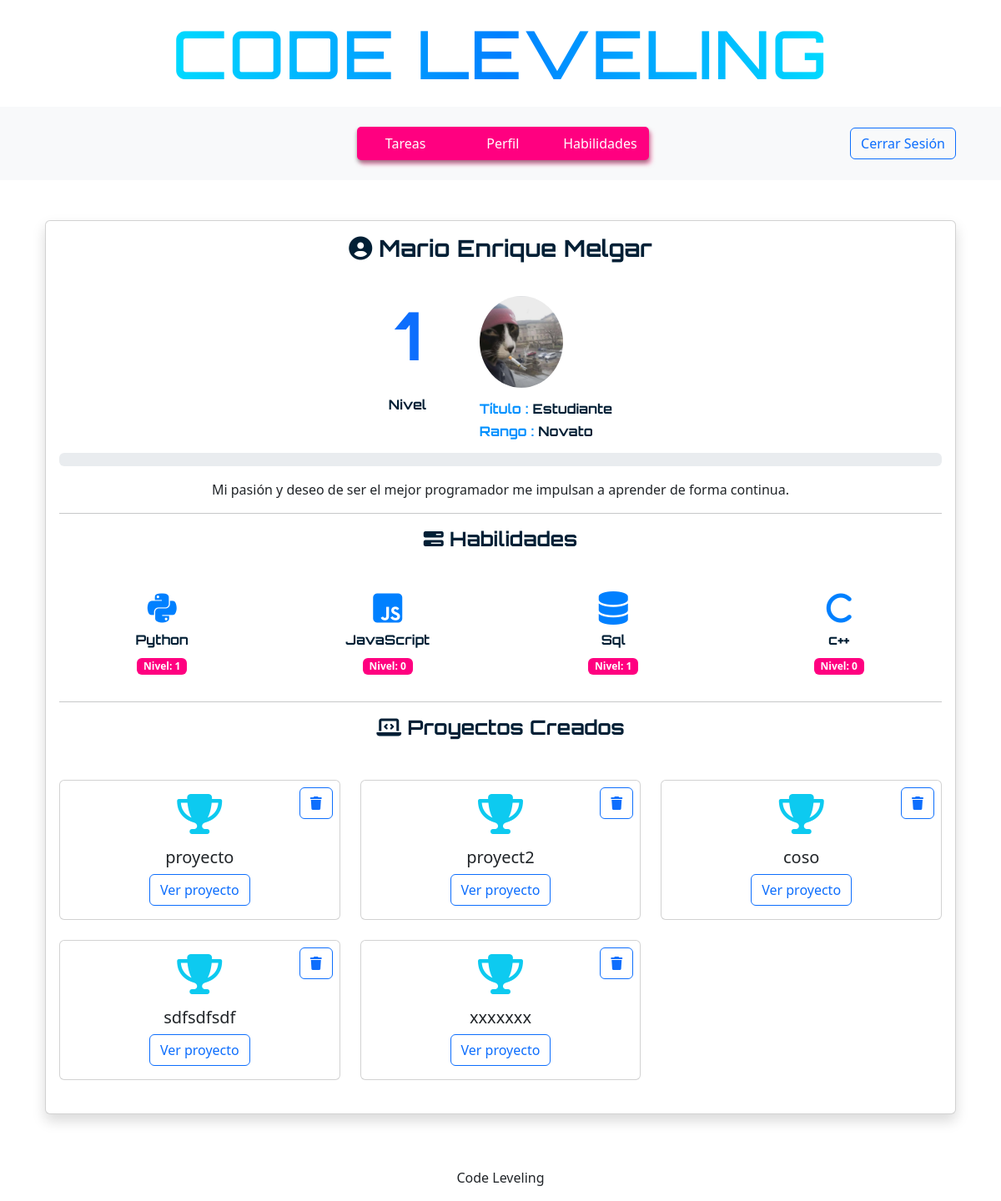
Before: / (signed in) with the older database file.
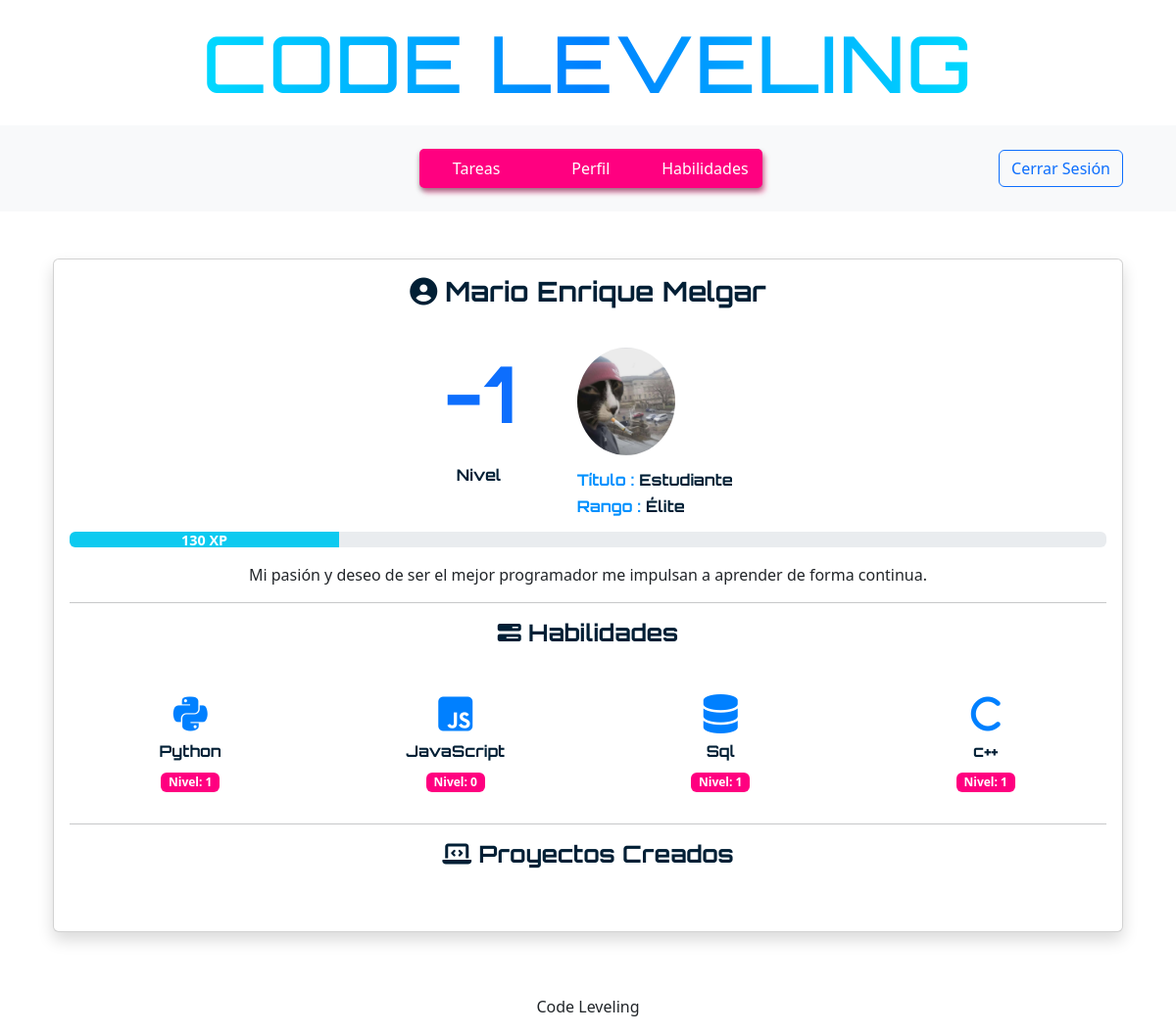
After: the same page with the newer database file.
### tables this page shows
CREATE TABLE users (
id INTEGER PRIMARY KEY AUTOINCREMENT,
username TEXT NOT NULL,
hash TEXT NOT NULL,
level INTEGER NOT NULL DEFAULT 0, name TEXT NOT NULL DEFAULT "nobody", photo TEXT, description TEXT, xp INTEGER DEFAULT 0, xp_max INTEGER DEFAULT 100);

CREATE TABLE users_skills (
id INTEGER PRIMARY KEY AUTOINCREMENT,
user_id INTEGER NOT NULL,
skill_id INTEGER NOT NULL,
level INTEGER DEFAULT 0,
xp INTEGER DEFAULT 0,
xp_max INTEGER DEFAULT 100,
FOREIGN KEY (user_id) REFERENCES users(id),
FOREIGN KEY (skill_id) REFERENCES skills(id),
UNIQUE (user_id, skill_id)
);

CREATE TABLE skills (
id INTEGER PRIMARY KEY AUTOINCREMENT,
name TEXT NOT NULL,
icon TEXT);

CREATE TABLE projects (
id INTEGER PRIMARY KEY AUTOINCREMENT,
user_id INTEGER NOT NULL,
name TEXT NOT NULL,
link TEXT, time INTEGER DEFAULT 1,
FOREIGN KEY (user_id) REFERENCES users(id)
);

### app.py (the view)
@app.route("/")
@login_required
def perfil():
    skills = execute_db("SELECT s.icon, s.name, us.level FROM users_skills us JOIN skills s ON us.skill_id = s.id WHERE us.user_id = ?",param=(session["user_id"],),result=True)
    projects = execute_db("""SELECT id, name, link FROM projects WHERE user_id = ?
    AND id IN (SELECT ref_id FROM completed_tasks WHERE user_id = ? AND type = 'project') """, param=(session["user_id"], session["user_id"]),result=True)
    rows = execute_db("SELECT * FROM users WHERE id = ?;", param=(session["user_id"],), result=True)
    user = rows[0]
    titulo = ""
    if user["level"] <= 30:
        titulo = "Estudiante"
    elif user["level"] <= 60:
        titulo = "Junior"
    elif user["level"] <= 90:
        titulo ="Profesional"
    elif user["level"] <= 100:
        titulo = "Senior"
    else :
        titulo = "Master"
    rango = ""
    r = user["level"] % 30
    if user["level"] >= 100:
        rango ="Leyenda"
    elif user["level"] >= 90:
        rango = "Élite"
    elif user["level"] == 0:
        rango = "Aspirante"
    elif r >= 20 :
        rango = "Élite"
    elif r >= 10 :
        rango = "Avanzado"
    else :
        rango = "Novato"
    return render_template("perfil.html", skills=skills, user = user, titulo=titulo, rango =rango, projects=projects)

### helpers.py (called while the page is built)
def login_required(f):
    @wraps(f)
    def decorated_function(*args, **kwargs):
        if session.get("user_id") ==  None:
            return redirect("/login")
        return f(*args, **kwargs)
    return decorated_function

def execute_db(query, param=(),result = False):
    connection = sqlite3.connect('leveling.db')
    connection.row_factory = sqlite3.Row
    db = connection.cursor()
    db.execute(query,param)
    rows = None
    if result == True:
        rows = db.fetchall()
    connection.commit()
    connection.close()
    return rows

### templates/perfil.html (shortened to what this page needs)
{% extends "layout.html" %}
{% block body %}
<div class="container d-flex justify-content-center my-5">
    <div class="card shadow" style="width: 100%;">
        <div class="card-body">
            <h3 class="mb-3 text-center letter-1">
                <i class="fas fa-user-circle me-2"></i>{{user.name}}
            </h3>
            <div class="d-flex flex-column flex-md-row align-items-center justify-content-center gap-3">
                <div class="text-center">
                    <h1 class="display-1 letter-1 text-primary"> {{ user.level }} </h1>
                    <p class="letter-1 mt-4"> Nivel </p>
                </div>
                <div class="ms-5">
                    {% if user.photo %}
                    <img src="{{ url_for('static', filename='img/' ~ user.photo) }}" alt="Foto de perfil" class="rounded-circle img-fluid mt-4" style="max-width:100px">
                    {% else %}
                        <img src="/static/img/hacker.png" alt="Foto de perfil" class="rounded-circle" style="max-width:100px">
                    {% endif %}
                    <h6 class="letter-1 mt-3"> <span style="color:#0090fe;">Título :</span> {{ titulo }} </h6>
                    <h6 class="letter-1"> <span style="color:#0090fe;"> Rango : </span> {{ rango }} </h6>
                </div>
            </div>
            <div class="progress mt-2">
                <div class="progress-bar bg-info" role="progressbar" style="width: {{user.xp/user.xp_max*100 | round}}%" aria-valuenow="{{user.xp}}" aria-valuemin="0" aria-valuemax="{{user.xp_max}}">
                    {{user.xp}} XP
                </div>
            </div>
            <p class="text-center mt-3 ">
                {% if user.description %}
                    {{ user.description }}
                {% else %}
                    Mi pasión y deseo de ser el mejor programador me impulsan a aprender de forma continua.
                {% endif %}
            </p>
            <hr>
            <h4 class="card-title text-center letter-1 mb-5"><i class="fa-solid fa-bars-progress"></i> Habilidades</h4>
            <div class="row mb-3 text-center">
                {% for skill in skills %}
                <div class="col-md mb-3">
                    <i class=" {{skill.icon}} " style="color: #0080FF;font-size: 40px;"></i>
                    <h6 class="mt-2 letter-1">  {{skill.name}} </h6>
                    <span class="badge" style="background-color: #FF0080;">Nivel: {{skill.level}}</span>
                </div>
                {% endfor %}
            </div>
            <hr>
            <h4 class="card-title text-center letter-1 mb-5"><i class="fa-solid fa-laptop-code"></i> Proyectos Creados</h4>
            <div class="row text-center">
                {% for project in projects %}
                <div class="col-md-4 mb-4">
                    <div class="card position-relative">
                        <form action="/eliminar_proyecto" method="POST" class="position-absolute top-0 end-0 m-2">
                            <button class="btn btn-outline-primary btn-p " type="submit"><i class="fa-solid fa-trash"></i></button>
                        </form>
                        <div class="card-body">
                            <i class="fas fa-trophy fa-3x text-info mb-3"></i>
                            <h5 class="card-title">{{project.name}}</h5>
                            <div class="d-flex justify-content-center">
                                <a class="btn btn-outline-primary btn-p" href="{{project.link}}" target="_blank">Ver proyecto</a>
                            </div>
                        </div>
                    </div>
                </div>
                {% endfor %}
            </div>
        </div>
    </div>
</div>
{% endblock %}

### templates/layout.html (shortened to what this page needs)
<!DOCTYPE html>
<html lang="es">
    <head>
        <link href="https://cdn.jsdelivr.net/npm/bootstrap@5.3.3/dist/css/bootstrap.min.css" rel="stylesheet">
        <link href="/static/css/style.css" rel="stylesheet">
        <link rel="stylesheet" href="https://cdnjs.cloudflare.com/ajax/libs/font-awesome/6.5.0/css/all.min.css">
    </head>
    <body>
        <header>
            <div class="container text-center my-3">
                <h1 class="title">Code Leveling</h1>
            </div>
        </header>
        <nav class="navbar navbar-expand-md bg-light">
            <div class="container d-felx">
                {% if session["user_id"] %}
                <div class="container d-flex p-3">
                </div>
                <div class="container d-flex justify-content-center mx-auto p-3">
                    <ul class="navbar-nav button-container ">
                        <li class="nav-item"> <a class="nav-link button-nav" href="/tareas"> Tareas </a> </li>
                        <li class="nav-item"> <a class="nav-link button-nav" href="/"> Perfil </a> </li>
                        <li class="nav-item"> <a class="nav-link button-nav" href="/habilidades"> Habilidades </a> </li>
                    </ul>
                </div>
                <div class="container collapse navbar-collapse justify-content-end d-felx" id="confi">
                    <button class="btn btn-outline-primary btn-p">
                        <a class="nav-link" href="/logout"> Cerrar Sesión </a>
                    </button>
                </div>
                {% endif %}
            </div>
        </nav>
        <main class="container my-3">
                {% block body %}{% endblock %}
        </main>
        <footer class="text-center py-3">
            Code Leveling
        </footer>
    </body>
</html>

### static/css/style.css (style rules this page uses)
.title { font-family: 'Rajdhani','Orbitron', sans-serif; font-size: clamp(3rem, 10vw, 5rem); text-align: center; text-transform: uppercase; letter-spacing: 2px; color: transparent; background: linear-gradient(90deg, #00ffff, #0080FF, #00ffff); -webkit-background-clip: text; padding: 0 1rem; line-height: 1.2; }
.letter-1 { font-family: 'Rajdhani','Orbitron', sans-serif; font-weight: bold; color:#011f35; }
.button-container { display: flex; flex-wrap: wrap; background-color: #FF0080; width: 350px; height: 40px; align-items: center; justify-content: space-around; border-radius: 5px; box-shadow: rgba(0, 0, 0, 0.35) 0px 3px 5px, rgba(245, 73, 144, 0.5) 3px 5px 5px; }
.button-nav { outline: 0 !important; border: 0 !important; width: 40px; height: 40px; border-radius: 50%; background-color: transparent; display: flex; align-items: center; justify-content: center; color: #fff; transition: all ease-in-out 0.3s; cursor: pointer; }
.progress-bar { font-weight: bold; font-size: 0.9rem; }
.btn-p { transition: transform 0.2s ease, box-shadow 0.2s ease; }

Changed rows visible on the page:
removed projects: name "proyecto"
removed projects: name "proyect2"
removed projects: name "coso"
removed projects: name "sdfsdfsdf"
removed projects: name "xxxxxxx"
changed users "Mario Enrique Melgar": level "1" → "-1"; xp (not shown) → "130"
changed users_skills (number 4 of 4 on the later page): level "0" → "1"
Other visible differences:
{{ rango }}: "Novato" → "Élite"
text now shown: "XP"
